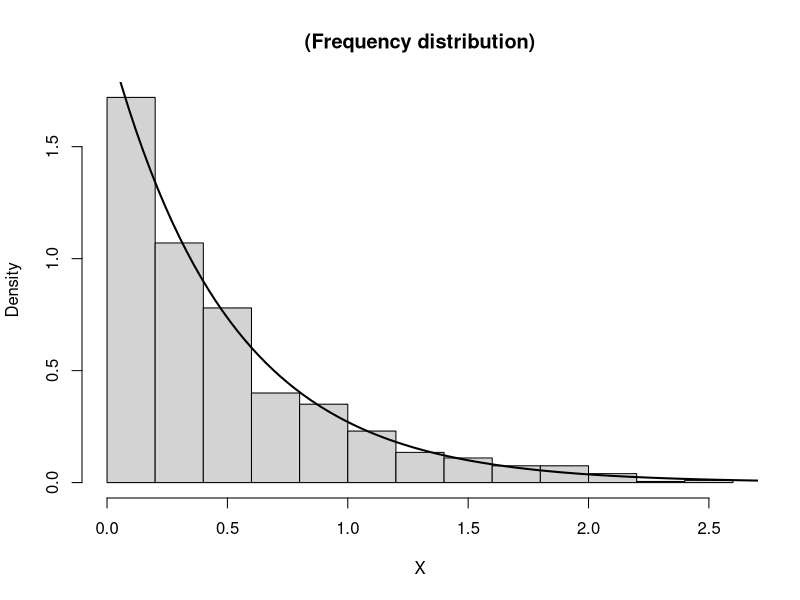

Generate this figure with R:
#inverse transform sampling
#number of samples
samples <-  1000
U           <-  runif(samples)
X           <- -log(U)/2
#plot
hist(X, freq=F, xlab='X', main='(Frequency distribution)')
curve(dexp(x, rate=2) , 0, 3, lwd=2, xlab = "", ylab = "", add = T)